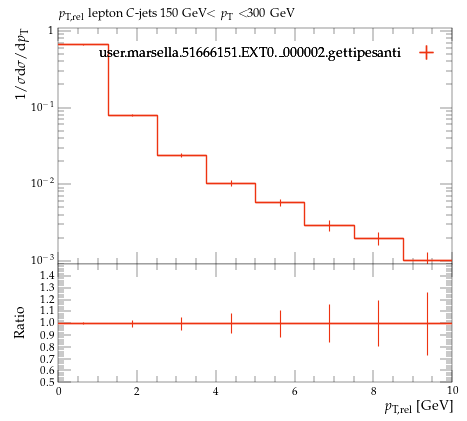

This chart was generated by the following Python code:
#! /usr/bin/env python

# This Python script was auto-generated using YODA v2.0.2.
# Analysis object: /MC_HFDECAYS/avg_C_jet_l_pTrel_150_300
# Timestamp: 24-07-2026 (16:40:05)

import matplotlib as mpl
import matplotlib.pyplot as plt
mpl.use('Agg') # comment out for interactive use
import os
import numpy as np

plotDir = os.path.split(os.path.realpath(__file__))[0]
if 'YODA_USER_PLOT_PATH' in globals():
    plot_outdir = globals()['YODA_USER_PLOT_PATH']
else:
    plot_outdir = plotDir

#plot style
plt.style.use(os.path.join(plotDir, '../default.mplstyle'))
# plot metadata
figW, figH = plt.rcParams['figure.figsize']
ax_xLabel = r'$p_\mathrm{T,rel}$ [GeV]'
ax_yLabel = r'$1/\sigma \mathrm{d}\sigma/\mathrm{d}p_\mathrm{T}$'
ax_title  = r'$p_\mathrm{T,rel}$ lepton $C$-jets 150 GeV$<p_\mathrm{T}<$300 GeV'
ax_xScale = 'linear'
ax_yScale = 'log'
xLims = (0.0, 10.0)
yLims = (0.0009000000000000001, 1.1)

# TeX-friendly labels for the legend
labels = {
    'legend' : ([ r"user.marsella.51666151.EXT0.\_000002.gettipesanti" ], r""),
}

# Adjust canvas width and height
canvasW = 10.0
canvasH = 9.0
figW *= canvasW/10.
figH *= canvasH/9.

# Create figure and axis objects
fig, (ax, ratio0_ax) = plt.subplots(2, 1, sharex=True,
                  figsize=(figW,figH), gridspec_kw={'height_ratios': (6.0, 3.0)})

# Set figure margins
plt.subplots_adjust(
    left   = 1.0 * plt.rcParams['figure.subplot.left'],
    right  = 1.0 * plt.rcParams['figure.subplot.right'],
    top    = 1.0 * plt.rcParams['figure.subplot.top'],
    bottom = 1.0 * plt.rcParams['figure.subplot.bottom'])

ratio0_ax.yaxis.set_major_locator(mpl.ticker.MultipleLocator(0.1))
ratio0_ax.set_ylim(0.5, 1.4999)
ratio0_ax.set_ylabel('Ratio')

# the numerical data is stored in a separate file
dataf = dict()
prefix = os.path.split(__file__)[0]
if prefix:    prefix = prefix + '/'
exec(open(prefix+'avg_C_jet_l_pTrel_150_300__data.py').read(), dataf)


legend_handles = dict() # keep track of handles for the legend

# style options for curves
# starts at zorder>=5 to draw curve on top of legend
styles = {
  'user.marsella.51666151.EXT0._000002.gettipesanti.yoda.gz': {
    'color' : '#EE3311',
    'linestyle' : '-',
    'linewidth' : 1,
    'marker' : 'none',
    'markersize' : 2,
    'capsize' : 0.0,
    'zorder' : 5,
    'histstyle' : 1,
    'drawstyle' : 'steps-pre',
    'xerrorbars' : 1,
    'yerrorbars' : 1,
    'fillcolor' : None,
    'fillopacity' : 1.0,
    'ratio0_linestyle' : '-',
    'ratio0_linewidth' : 1,
    'ratio0_marker' : 'none',
    'ratio0_markersize' : 2,
    'ratio0_capsize' : 0.0,
    'ratio0_zorder' : 5,
    'ratio0_histstyle' : 1,
    'ratio0_drawstyle' : 'steps-pre',
    'ratio0_xerrorbars' : 1,
    'ratio0_yerrorbars' : 1,
  },
}

# curve from input yoda files in main panel
for label, yvals in dataf['yvals'].items():
    if all(np.isnan(v) for v in dataf['yvals'][label]):
        continue
    tmp = None
    if styles[label]['histstyle']: # draw as histogram
        xpos = dataf['xedges'][label] if styles[label]['drawstyle'] else dataf['xpoints'][label]
        ypos = np.insert(yvals, 0, yvals[0]) if styles[label]['drawstyle'] else yvals
        if styles[label]['fillcolor']: # fill area below curve
            ax.fill_between(xpos, ypos, step='pre',
                            color=styles[label]['fillcolor'],
                            alpha=styles[label]['fillopacity'])
        tmp, = ax.plot(xpos, ypos,
                       color=styles[label]['color'],
                       linestyle=styles[label]['linestyle'],
                       linewidth=styles[label]['linewidth'],
                       drawstyle=styles[label]['drawstyle'], solid_joinstyle='miter',
                       zorder=styles[label]['zorder'], label=label)
    tmp = ax.errorbar(dataf['xpoints'][label], yvals,
                      xerr=np.array(dataf['xerrs'][label])*styles[label]['xerrorbars'],
                      yerr=np.array(dataf['yerrs'][label])*styles[label]['yerrorbars'],
                      fmt=styles[label]['marker'], capsize=styles[label]['capsize'],
                      markersize=styles[label]['markersize'],
                      ecolor=styles[label]['color'],
                      color=styles[label]['color'], zorder=styles[label]['zorder'])
    tmp[-1][0].set_linestyle(styles[label]['linestyle'])
    tmp[-1][0].set_linewidth(styles[label]['linewidth'])
    if label in dataf['add_legend_handle']:  legend_handles[label] = tmp
    for varLabel in dataf['variation_yvals'].keys():
        if varLabel.startswith(label):
            tmp, = ax.plot(dataf['xedges'][label], dataf['variation_yvals'][varLabel],
                           color=styles[label]['color'],
                           linestyle=styles[label]['linestyle'],
                           linewidth=styles[label]['linewidth'],
                           drawstyle='steps-pre', solid_joinstyle='miter',
                           zorder=styles[label]['zorder'], alpha=0.5)


# plots on ratio panel
# curve from input yoda files in ratio panel
for label, yvals in dataf['ratio0_yvals'].items():
    if all(np.isnan(v) for v in yvals):
        continue
    if styles[label]['ratio0_histstyle']: # plot as histogram
        xpos = dataf['xedges']['user.marsella.51666151.EXT0._000002.gettipesanti.yoda.gz'] if styles[label]['ratio0_drawstyle'] else dataf['xpoints']['user.marsella.51666151.EXT0._000002.gettipesanti.yoda.gz']
        ypos = np.insert(yvals, 0, yvals[0]) if styles[label]['ratio0_drawstyle'] else yvals
        ratio0_ax.plot(xpos, ypos,
                       color=styles[label]['color'],
                       linewidth=styles[label]['linewidth'],
                       linestyle=styles[label]['ratio0_linestyle'],
                       drawstyle=styles[label]['ratio0_drawstyle'], zorder=styles[label]['zorder'],
                       solid_joinstyle='miter')
    tmp = ratio0_ax.errorbar(dataf['xpoints']['user.marsella.51666151.EXT0._000002.gettipesanti.yoda.gz'], yvals,
                             xerr=np.array(dataf['ref_xerrs'])*styles[label]['ratio0_xerrorbars'],
                             yerr=np.array(dataf['ratio0_yerrs'][label])*styles[label]['ratio0_yerrorbars'],
                             fmt=styles[label]['ratio0_marker'], capsize=styles[label]['ratio0_capsize'],
                             markersize=styles[label]['ratio0_markersize'],
                             ecolor=styles[label]['color'],
                             color=styles[label]['color'])
    tmp[-1][0].set_linestyle(styles[label]['ratio0_linestyle'])
    tmp[-1][0].set_linewidth(styles[label]['ratio0_linewidth'])

    for varlabel in dataf['ratio0_variation_vals'].keys():
        if varlabel.startswith(label):
            ratio0_ax.plot(dataf['xedges']['user.marsella.51666151.EXT0._000002.gettipesanti.yoda.gz'],
                            dataf['ratio0_variation_vals'][varlabel],
                            color=styles[label]['color'],
                            linestyle=styles[label]['linestyle'],
                            linewidth=styles[label]['linewidth'],
                            drawstyle='steps-pre', solid_joinstyle='miter',
                            zorder=1, alpha=0.5)

legend_items = list(legend_handles.values())
ax.add_artist(ax.legend(legend_items,
                        labels['legend'][0],
                        title=labels['legend'][1],
                        alignment='right',
                        loc='upper right',
                        bbox_to_anchor=(1.0, 0.97),markerfirst=False))

# set plot metadata as defined above
ratio0_ax.set_xlabel(ax_xLabel)
ratio0_ax.xaxis.set_label_coords(1., -0.15)
ax.set_ylabel(ax_yLabel, ha='right', va='top')
ax.yaxis.set_label_coords(-0.11, 1.0)
ax.set_title(ax_title, loc='left')
ax.set_xscale(ax_xScale)
ax.set_yscale(ax_yScale)
ax.set_xlim(xLims)
ax.set_ylim(yLims)

# tick formatting
plt.rcParams['xtick.top'] = True
plt.rcParams['ytick.right'] = True
ax.yaxis.set_major_locator(mpl.ticker.LogLocator(base=10.0, numticks=np.inf))
ax.yaxis.set_minor_locator(mpl.ticker.LogLocator(
                           base=10.0, subs=np.arange(0.1, 1, 0.1), numticks=np.inf))
fig.align_ylabels((ax, ratio0_ax))
plt.savefig(os.path.join(plot_outdir, 'avg_C_jet_l_pTrel_150_300.pdf'), format='PDF')
plt.savefig(os.path.join(plot_outdir, 'avg_C_jet_l_pTrel_150_300.png'), format='PNG')

plt.close(fig)
